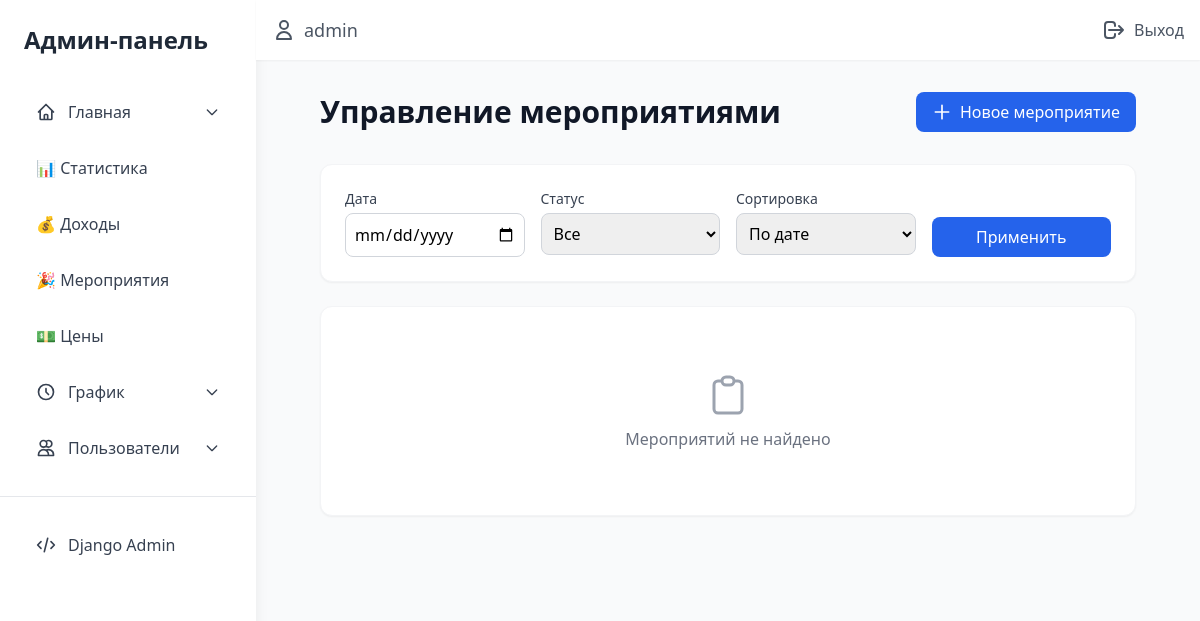
Page /staff/events/ (signed in) on the earlier database version.
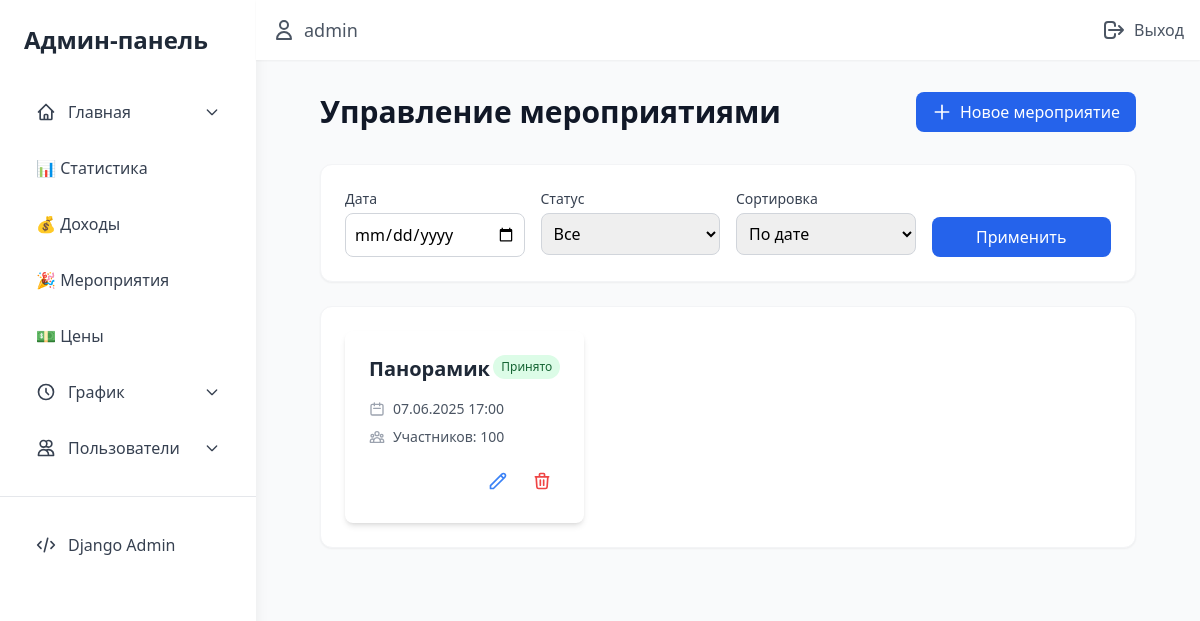
Same page on the later database version.
### staff/models.py (models this page shows, shortened)
class Event(models.Model):
    LOCATION_CHOICES = [
        ('main', 'Основная площадка'),
        ('secondary', 'Дополнительная площадка')
    ]
    name = models.CharField(max_length=255, verbose_name="Название")
    description = models.TextField(verbose_name="Описание")
    date = models.DateTimeField(verbose_name="Дата и время")
    location = models.CharField(
        max_length=100,
        choices=LOCATION_CHOICES,
        default='main',
        verbose_name="Место проведения"
    )
    event_type = models.CharField(
        max_length=50,
        choices=EVENT_TYPES,
        verbose_name="Тип мероприятия"
    )
    moderation_status = models.CharField(
        max_length=20,
        choices=MODERATION_STATUS,
        default='pending',
        verbose_name="Статус модерации"
    )
    booking = models.OneToOneField(
        'bookings.Booking',
        on_delete=models.CASCADE,
        null=True,
        blank=True,
        verbose_name="Бронирование"
    )
    image = models.ImageField(
        upload_to='events/',
        null=True,
        blank=True,
        verbose_name="Изображение"
    )
    max_participants = models.PositiveIntegerField(
        default=10,
        verbose_name='Максимальное количество участников'
    )
    def get_moderation_status_display(self):
        return dict(MODERATION_STATUS).get(self.moderation_status, self.moderation_status)
    class Meta:
        verbose_name = "Мероприятие"
        verbose_name_plural = "Мероприятия"
        ordering = ['date']

### staff/views.py (the view)
# urls.py: path('events/', views.events_view, name='events'),
@login_required
@role_required('Admin', 'Manager')
def events_view(request):
    events = Event.objects.filter(booking__isnull=True)
    filter_by_type = request.GET.get('type')
    if filter_by_type:
        events = events.filter(event_type=filter_by_type)
    event_date = request.GET.get('event_date')
    if event_date:
        events = events.filter(date__date=event_date)
    moderation_status = request.GET.get('moderation_status')
    if moderation_status:
        events = events.filter(moderation_status=moderation_status)
    sort_by = request.GET.get('sort_by', '')
    if sort_by == 'date':
        events = events.order_by('date')
    elif sort_by == 'name':
        events = events.order_by('name')
    paginator = Paginator(events, 10)
    page_number = request.GET.get('page', 1)
    page_obj = paginator.get_page(page_number)
    no_events = events.count() == 0
    return render(request, 'staff/admin/events.html', {
        'events': page_obj,
        'event_date': event_date,
        'moderation_status': moderation_status,
        'sort_by': sort_by,
        'no_events': no_events,
    })

### staff/views.py (called while the page is built)
def role_required(*group_names):
    def in_groups(user):
        if user.is_authenticated:
            if bool(user.groups.filter(name__in=group_names)) or user.is_superuser:
                return True
        return False
    return lambda u: user_passes_test(in_groups)(u)

### staff/templates/staff/admin/events.html (shortened to what the changed rows need)
{% extends 'staff/base_admin.html' %}
{% load static %}
{% block admin_content %}
<div class="max-w-7xl mx-auto px-4 sm:px-6 lg:px-8">
    <div class="flex justify-between items-center mb-8">
        <h1 class="text-3xl font-bold text-gray-900">Управление мероприятиями</h1>
    </div>
    <div class="bg-white rounded-xl shadow-sm border border-gray-100 p-6">
        <div class="grid grid-cols-1 md:grid-cols-2 lg:grid-cols-3 gap-6">
            {% for event in events %}
            <div class="bg-white p-6 rounded-lg shadow-md hover:shadow-lg transition-shadow">
                <div class="flex justify-between items-start mb-4">
                    <h3 class="text-xl font-semibold text-gray-800">{{ event.name }}</h3>
                    <span class="px-2 py-1 text-xs rounded-full
                        {% if event.moderation_status == 'approved' %}bg-green-100 text-green-800
                        {% elif event.moderation_status == 'rejected' %}bg-red-100 text-red-800
                        {% else %}bg-yellow-100 text-yellow-800{% endif %}">
                        {{ event.get_moderation_status_display }}
                    </span>
                </div>
                <div class="space-y-2 text-sm text-gray-600">
                    <div class="flex items-center gap-2">
                        <svg xmlns="http://www.w3.org/2000/svg" class="h-4 w-4 text-gray-400" fill="none" viewBox="0 0 24 24" stroke="currentColor">
                            <path stroke-linecap="round" stroke-linejoin="round" stroke-width="2" d="M8 7V3m8 4V3m-9 8h10M5 21h14a2 2 0 002-2V7a2 2 0 00-2-2H5a2 2 0 00-2 2v12a2 2 0 002 2z"/>
                        </svg>
                        <span>{{ event.date|date:"d.m.Y H:i" }}</span>
                    </div>
                    <div class="flex items-center gap-2">
                        <span>Участников: {{ event.max_participants }}</span>
                    </div>
                </div>
                <div class="flex justify-end mt-4 space-x-2">
                    <a href="{% url 'staff:edit-event' event.id %}"
                       class="p-2 text-blue-500 hover:bg-blue-50 rounded-full transition-colors">
                        <svg xmlns="http://www.w3.org/2000/svg" class="h-5 w-5" fill="none" viewBox="0 0 24 24" stroke="currentColor">
                            <path stroke-linecap="round" stroke-linejoin="round" stroke-width="2" d="M15.232 5.232l3.536 3.536m-2.036-5.036a2.5 2.5 0 113.536 3.536L6.5 21.036H3v-3.572L16.732 3.732z"/>
                        </svg>
                    </a>
                    <form action="{% url 'staff:delete-event' event.id %}" method="post"
                          onsubmit="return confirm('Удалить мероприятие?')">
                        <button type="submit"
                                class="p-2 text-red-500 hover:bg-red-50 rounded-full transition-colors">
                            <svg xmlns="http://www.w3.org/2000/svg" class="h-5 w-5" fill="none" viewBox="0 0 24 24" stroke="currentColor">
                                <path stroke-linecap="round" stroke-linejoin="round" stroke-width="2" d="M19 7l-.867 12.142A2 2 0 0116.138 21H7.862a2 2 0 01-1.995-1.858L5 7m5 4v6m4-6v6m1-10V4a1 1 0 00-1-1h-4a1 1 0 00-1 1v3M4 7h16"/>
                            </svg>
                        </button>
                    </form>
                </div>
            </div>
            {% empty %}
            <div class="col-span-full text-center py-10">
                <p class="mt-2 text-gray-500">Мероприятий не найдено</p>
            </div>
            {% endfor %}
        </div>
    </div>
</div>
{% endblock %}

Differences in the rows shown:
added Event: name "Панорамик", moderation_status "Принято", date "07.06.2025 17:00", max_participants "100"
Other differences:
text no longer shown: "Мероприятий не найдено"
